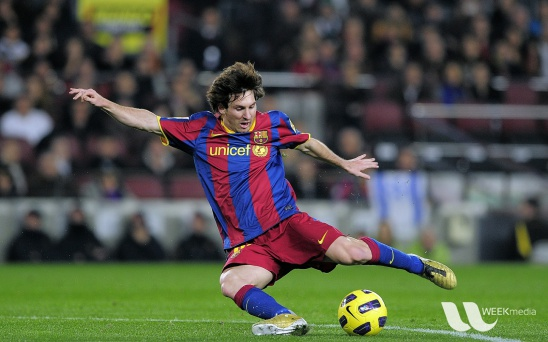
#> input picture messi.jpg, 548 x 342 px; its folder holds only this picture in this run
$ python -i shield_engine.py   (imports and definitions only)   (older library calls are emulated)
#> lines starting #> are read from the running program, lines starting #| are printed output that depends on the picture; after the words box and inside, x2 and y2 are one past the last pixel; in counts of white or black regions, pixels touching at a corner belong together
"""
ARGUS Shield - Core Defense Engine
====================================
Mathematical image processing pipeline for real-time adversarial defense.
Zero-training, ultra-low latency (<15ms) digital signal processing guards
with Stage 1 Dynamic Gating, Stage 2 Telea Patch Inpainting, and Stage 3 Purification.
"""

import time
import numpy as np
import cv2
from typing import Tuple, Dict, Any, List

# Precomputed radial masks cache for FFT efficiency
_SPECTRAL_MASK_CACHE = {}


# [10 lines left out: function _get_spectral_mask, not called in this run]


def calculate_spectral_profile(magnitude: np.ndarray, num_bins: int = 30) -> Tuple[List[float], float]:
    """
    Calculates 1D radial spectral energy distribution from centered 2D FFT magnitude.
    Natural images exhibit ~1/f^alpha power-law decay, whereas adversarial noise
    (FGSM, PGD) creates an elevated plateau/spikes across high frequency radii.

    Returns:
        Tuple of (radial_energy_curve, high_frequency_energy_ratio).
    """
    h, w = magnitude.shape
    cy, cx = h // 2, w // 2
    y, x = np.ogrid[:h, :w]
    distances = np.sqrt((x - cx) ** 2 + (y - cy) ** 2)
    max_radius = np.sqrt(cx ** 2 + cy ** 2)
    norm_distances = distances / (max_radius + 1e-8)

    bins = np.linspace(0, 1.0, num_bins + 1)
    radial_profile = []

    for i in range(num_bins):
        mask = (norm_distances >= bins[i]) & (norm_distances < bins[i + 1])
        if np.any(mask):
            radial_profile.append(float(np.mean(magnitude[mask])))
        else:
            radial_profile.append(0.0)

    # Normalize radial curve (0 to 1 scale)
    max_val = max(radial_profile) if radial_profile else 1.0
    norm_profile = [round(val / (max_val + 1e-8), 4) for val in radial_profile]

    # Calculate high-frequency energy ratio (top 45% spatial frequency zone)
    high_mask = norm_distances > 0.42
    total_energy = float(np.sum(magnitude)) + 1e-8
    high_energy = float(np.sum(magnitude[high_mask]))
    high_freq_ratio = float(high_energy / total_energy)

    return norm_profile, high_freq_ratio


def calculate_reconstruction_error(gray_image: np.ndarray) -> Tuple[float, np.ndarray]:
    """
    Lightweight VAE / Autoencoder reconstruction heuristic.
    Evaluates multi-scale structural decomposition vs original input.
    Adversarial perturbations (e.g., PGD, FGSM) introduce high-frequency residuals
    that deviate sharply from natural structural self-similarity.

    Returns:
        Tuple of (mean_reconstruction_error, residual_map).
    """
    blur_fine = cv2.GaussianBlur(gray_image, (3, 3), 0.8)
    blur_coarse = cv2.GaussianBlur(gray_image, (7, 7), 1.6)
    structural_recon = cv2.addWeighted(blur_fine, 0.65, blur_coarse, 0.35, 0)

    residual_map = cv2.absdiff(gray_image, structural_recon)
    mean_error = float(np.mean(residual_map))
    return mean_error, residual_map


def detect_anomalies(
    image_array: np.ndarray,
    high_freq_threshold: float = 0.40,
    recon_threshold: float = 12.0,
    patch_energy_threshold: float = 82.0,
    compute_visualization: bool = True
) -> Dict[str, Any]:
    """
    Stage 1: Pre-Inference Anomaly Detection
    Combines 2D Fast Fourier Transform spectral analysis with a lightweight VAE
    reconstruction check AND localized color/variance saturation analysis to
    detect both global noise (FGSM/PGD) and physical patches (AdvPatch).

    Parameters:
        image_array: RGB or Grayscale image in uint8 format [H, W, C] or [H, W].
        high_freq_threshold: Ratio threshold of high-frequency energy to total spectral energy.
        recon_threshold: Threshold for VAE reconstruction residual divergence.
        patch_energy_threshold: Threshold for localized high-gradient/chromatic patch cluster.
        compute_visualization: Whether to render the 2D log magnitude heatmap.

    Returns:
        Dict containing anomaly scores, radial curves, flags, and diagnostic spectral metrics.
    """
    if image_array is None or image_array.size == 0:
        return {
            "is_anomalous": False,
            "anomaly_score": 0.0,
            "high_freq_ratio": 0.0,
            "recon_error": 0.0,
            "recon_threshold": recon_threshold,
            "spectral_spike": False,
            "patch_anomaly": False,
            "radial_curve": [0.0] * 30,
            "spectrum_visual": np.zeros((100, 100, 3), dtype=np.uint8)
        }

    # Convert to grayscale uint8
    if len(image_array.shape) == 2:
        gray = image_array
    else:
        gray = cv2.cvtColor(image_array, cv2.COLOR_RGB2GRAY)

    # 1. Fast Fourier Transform (resized to 128x128 for deterministic <4ms execution)
    h_orig, w_orig = gray.shape
    small_gray = cv2.resize(gray, (128, 128), interpolation=cv2.INTER_AREA) if (h_orig > 128 or w_orig > 128) else gray

    f_transform = np.fft.fft2(small_gray.astype(np.float32))
    f_shift = np.fft.fftshift(f_transform)
    magnitude = np.abs(f_shift)

    # Radial frequency distribution & high frequency ratio
    radial_curve, high_freq_ratio = calculate_spectral_profile(magnitude, num_bins=30)

    # 2. VAE Reconstruction Error Heuristic & High-Frequency Noise Check
    recon_error, _ = calculate_reconstruction_error(gray)
    lap_noise = float(np.mean(np.abs(cv2.Laplacian(gray, cv2.CV_32F))))

    # 3. Localized Color & Spatial Gradient Variance Check (Physical Patch Detector)
    lap = np.abs(cv2.Laplacian(gray, cv2.CV_32F))
    gx = cv2.Sobel(gray, cv2.CV_64F, 1, 0)
    gy = cv2.Sobel(gray, cv2.CV_64F, 0, 1)
    grad_mag = np.sqrt(gx**2 + gy**2)
    color_std = np.std(image_array.astype(np.float32), axis=2) if len(image_array.shape) == 3 else np.zeros_like(gray, dtype=np.float32)

    # Combined local variance map
    local_variance = cv2.blur(0.5 * lap + 0.3 * grad_mag + 0.2 * color_std, (13, 13))
    max_variance = float(np.max(local_variance))

    # Check for concentrated physical patch contour
    _, patch_bin = cv2.threshold(local_variance, max(40.0, 0.60 * max_variance), 255, cv2.THRESH_BINARY)
    patch_bin = patch_bin.astype(np.uint8)
    p_contours, _ = cv2.findContours(patch_bin, cv2.RETR_EXTERNAL, cv2.CHAIN_APPROX_SIMPLE)

    patch_anomaly = False
    if p_contours:
        largest_c = max(p_contours, key=cv2.contourArea)
        c_area = cv2.contourArea(largest_c)
        _, c_radius = cv2.minEnclosingCircle(largest_c)
        min_patch_area = (2000.0 / (224.0 * 224.0)) * (h_orig * w_orig)
        if c_area >= min_patch_area and 15.0 <= c_radius <= 75.0:
            patch_anomaly = True

    # Anomaly Decision: Triggers if spectral/noise spike, VAE divergence, OR localized patch variance
    spectral_spike = bool(high_freq_ratio > high_freq_threshold or lap_noise > 35.0)
    recon_divergence = bool(recon_error > 8.9)
    is_anomalous = bool(spectral_spike or recon_divergence or patch_anomaly)

    # Composite normalized anomaly score (0.0 to 100.0)
    spectral_component = min(100.0, (lap_noise / 35.0) * 50.0)
    recon_component = min(100.0, (recon_error / 8.9) * 45.0)

    if patch_anomaly:
        anomaly_score = 92.0
    elif is_anomalous:
        anomaly_score = float(np.clip(max(78.0, 0.55 * spectral_component + 0.45 * recon_component), 0.0, 100.0))
    else:
        anomaly_score = float(np.clip(0.55 * spectral_component + 0.45 * recon_component, 0.0, 60.0))

    # Render colormap spectrum
    if compute_visualization:
        log_mag = 20.0 * np.log(magnitude + 1.0)
        norm_spectrum = cv2.normalize(log_mag, None, 0, 255, cv2.NORM_MINMAX).astype(np.uint8)
        spectrum_colored = cv2.applyColorMap(norm_spectrum, cv2.COLORMAP_VIRIDIS)
        spectrum_rgb = cv2.cvtColor(spectrum_colored, cv2.COLOR_BGR2RGB)
    else:
        spectrum_rgb = None

    return {
        "is_anomalous": is_anomalous,
        "anomaly_score": round(anomaly_score, 2),
        "high_freq_ratio": round(high_freq_ratio, 4),
        "recon_error": round(recon_error, 2),
        "recon_threshold": 8.9,
        "spectral_spike": spectral_spike,
        "patch_anomaly": patch_anomaly,
        "radial_curve": radial_curve,
        "spectrum_visual": spectrum_rgb
    }


# [94 lines left out: functions mask_and_inpaint, purify_input, not called in this run]


def defend_pipeline(image_array: np.ndarray) -> Tuple[np.ndarray, Dict[str, Any]]:
    """
    Unified 4-Stage ARGUS Shield Defense Pipeline with Dynamic Gating.

    Workflow:
    - Stage 1: Pre-Inference Anomaly Detection (FFT Spectral + VAE Error + Localized Patch Check).
    - Dynamic Gating:
        * If is_anomalous == False: Dynamic Gate is BYPASSED to preserve 100% clean image fidelity.
        * If is_anomalous == True: Dynamic Gate is ACTIVE. Triggers Stage 2 (AdvPatch Telea Inpainting)
          and Stage 3 (Fast Input Purification).
    - Monitors exact microsecond execution time via time.perf_counter().

    Returns:
        Tuple of (defended_image, telemetry_dict).
    """
    t0 = time.perf_counter()

    # Stage 1: Detect spectral, reconstruction, and localized patch anomalies
    anomaly_diagnostics = detect_anomalies(image_array, compute_visualization=True)
    is_anomalous = anomaly_diagnostics["is_anomalous"]

    actions_taken = ["Stage 1: Spectral & VAE Anomaly Gate"]
    patch_found = False
    patch_mask = np.zeros((image_array.shape[0], image_array.shape[1]), dtype=np.uint8)

    # Dynamic Gating Decision
    if not is_anomalous:
        gated_bypass = True
        gate_status = "BYPASSED"
        defended_image = image_array.copy()
        actions_taken.append("Dynamic Gating: Bypass Purification (100% Fidelity)")
    else:
        gated_bypass = False
        gate_status = "ACTIVE"

        # Stage 2: Spatial Patch Masking & Inpainting
        patched_img, patch_mask, patch_found = mask_and_inpaint(image_array)
        if patch_found:
            actions_taken.append("Stage 2: AdvPatch Telea Inpainting (r=9)")
            defended_image = patched_img
            actions_taken.append("Stage 3: Bypassed for Inpainted Patch (Preserving Natural Texture)")
        else:
            actions_taken.append("Stage 2: Patch Scan (Clean)")
            # Stage 3: Fast Input Purification (Bit Slicing + Median Smoothing)
            defended_image = purify_input(patched_img)
            actions_taken.append("Stage 3: Bit-Slicing (>>3 <<3) & Median Blur (3x3)")

    elapsed_ms = (time.perf_counter() - t0) * 1000.0

    telemetry = {
        "defense_latency_ms": round(elapsed_ms, 2),
        "meets_sla": elapsed_ms < 15.0,
        "is_anomalous": is_anomalous,
        "dynamic_gated": gated_bypass,
        "gate_status": gate_status,
        "anomaly_score": anomaly_diagnostics["anomaly_score"],
        "high_freq_ratio": anomaly_diagnostics["high_freq_ratio"],
        "recon_error": anomaly_diagnostics["recon_error"],
        "recon_threshold": anomaly_diagnostics["recon_threshold"],
        "patch_anomaly": anomaly_diagnostics["patch_anomaly"],
        "radial_curve": anomaly_diagnostics["radial_curve"],
        "patch_detected": patch_found,
        "patch_mask": patch_mask,
        "spectrum_visual": anomaly_diagnostics["spectrum_visual"],
        "actions_taken": actions_taken
    }

    return defended_image, telemetry

>>> import cv2
>>> picture = cv2.cvtColor(cv2.imread('messi.jpg'), cv2.COLOR_BGR2RGB)
>>> result = defend_pipeline(picture)
#> in detect_anomalies, `small_gray = cv2.resize(gray, (128, 128), interpolation=cv2.INTER_AREA..`:
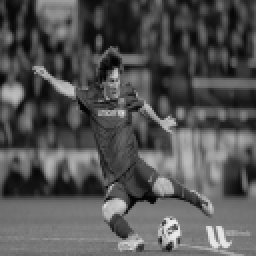
#> small_gray: shape (128, 128) (shown 2 times larger); min 2, max 236, mean 83.3
#> after the loop in calculate_spectral_profile, `for i in range(num_bins):`: radial_profile = 30 values, max 117089 at index 0, min 390.6 at index 28, mean 7660.2
#> in calculate_spectral_profile, `max_val = max(radial_profile) if radial_profile else 1.0`: max_val = 117089
#> in calculate_spectral_profile, `norm_profile = [round(val / (max_val + 1e-8), 4) for val in radial_pro..`: norm_profile = 30 values, max 1 at index 0, min 0.0033 at index 28, mean 0.0654
#> in calculate_spectral_profile, `total_energy = float(np.sum(magnitude)) + 1e-8`: total_energy = 36083222.6
#> in calculate_spectral_profile, `high_energy = float(np.sum(magnitude[high_mask]))`: high_energy = 9952520.4
#> in calculate_spectral_profile, `high_freq_ratio = float(high_energy / total_energy)`: high_freq_ratio = 0.276
#> in detect_anomalies, `radial_curve, high_freq_ratio = calculate_spectral_profile(magnitude, ..`: radial_curve has the same summary as norm_profile in calculate_spectral_profile
#> in calculate_reconstruction_error, `residual_map = cv2.absdiff(gray_image, structural_recon)`:
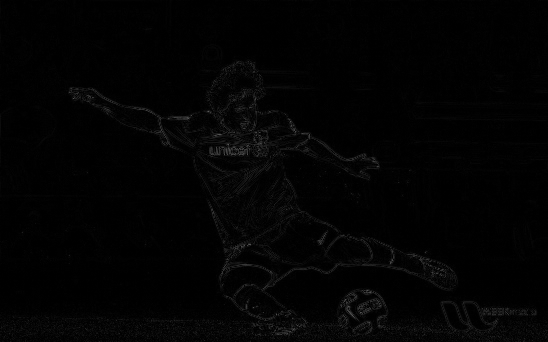
#> residual_map: shape (342, 548); min 0, max 90, mean 2.9
#> in calculate_reconstruction_error, `mean_error = float(np.mean(residual_map))`: mean_error = 2.85
#> in detect_anomalies, `lap_noise = float(np.mean(np.abs(cv2.Laplacian(gray, cv2.CV_32F))))`: lap_noise = 11.76
#> in detect_anomalies, `gy = cv2.Sobel(gray, cv2.CV_64F, 0, 1)`:
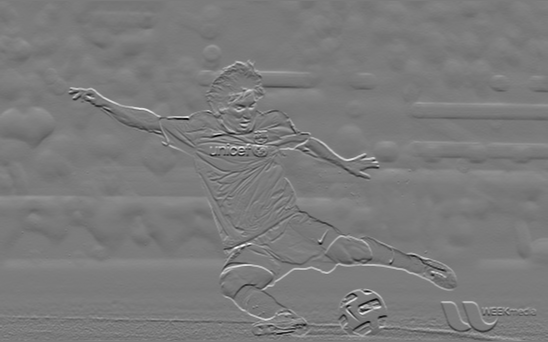
#> gy: shape (342, 548) float64; min -795, max 851, mean 1.3; drawn with min black and max white
#> in detect_anomalies, `local_variance = cv2.blur(0.5 * lap + 0.3 * grad_mag + 0.2 * color_std..`:
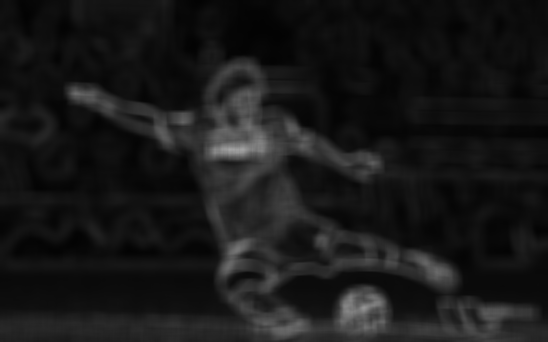
#> local_variance: shape (342, 548) float64; min 3.32, max 166.5, mean 24.7
#> in detect_anomalies, `max_variance = float(np.max(local_variance))`: max_variance = 166.5
#> in detect_anomalies, `_, patch_bin = cv2.threshold(local_variance, max(40.0, 0.60 * max_vari..`:
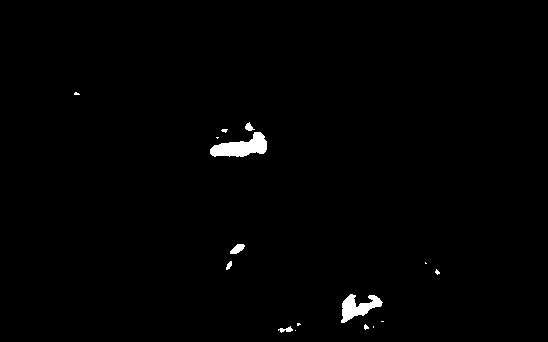
#> patch_bin: shape (342, 548) float64; 0.93% white; 16 white regions (10 under 20 px), largest, box (x1, y1, x2, y2) and area: (210, 132, 267, 157) 824, (341, 294, 383, 323) 592, (230, 244, 245, 254) 95, (278, 326, 293, 333) 51, (245, 122, 255, 131) 50, (226, 261, 232, 270) 33
#> in detect_anomalies, `patch_bin = patch_bin.astype(np.uint8)`: patch_bin: shape (342, 548); 0.93% white; 16 white regions (10 under 20 px)
#> in detect_anomalies, `p_contours, _ = cv2.findContours(patch_bin, cv2.RETR_EXTERNAL, cv2.CHA..`: p_contours = 16 contours, 10 with area under 20; largest, box (x1, y1, x2, y2) and area: (210, 132, 267, 157) 756, (341, 294, 383, 323) 527, (230, 244, 245, 254) 78, (245, 122, 255, 131) 37, (278, 326, 293, 333) 34, (226, 261, 232, 270) 22
#> in detect_anomalies, `largest_c = max(p_contours, key=cv2.contourArea)`: largest_c = contour of 53 points, box (x1, y1, x2, y2) (210, 132, 267, 157), area 756
#> in detect_anomalies, `c_area = cv2.contourArea(largest_c)`: c_area = 756.5
#> in detect_anomalies, `_, c_radius = cv2.minEnclosingCircle(largest_c)`: c_radius = 28.64
#> in detect_anomalies, `spectral_spike = bool(high_freq_ratio > high_freq_threshold or lap_noi..`: spectral_spike = False
#> in detect_anomalies, `spectral_component = min(100.0, (lap_noise / 35.0) * 50.0)`: spectral_component = 16.81
#> in detect_anomalies, `recon_component = min(100.0, (recon_error / 8.9) * 45.0)`: recon_component = 14.43
#> in detect_anomalies, `anomaly_score = float(np.clip(0.55 * spectral_component + 0.45 * recon..`: anomaly_score = 15.74
#> in detect_anomalies, `log_mag = 20.0 * np.log(magnitude + 1.0)`:
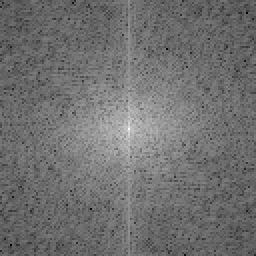
#> log_mag: shape (128, 128) float64 (shown 2 times larger); min 25.02, max 282.5, mean 138.5; drawn with min black and max white
#> in detect_anomalies, `spectrum_colored = cv2.applyColorMap(norm_spectrum, cv2.COLORMAP_VIRID..`:
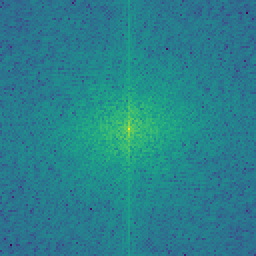
#> spectrum_colored: shape (128, 128, 3) (shown 2 times larger); mean B, G, R 140.3, 129.3, 40.1
#> in defend_pipeline, `anomaly_diagnostics = detect_anomalies(image_array, compute_visualizat..`: anomaly_diagnostics = 9 items
#> in defend_pipeline, `is_anomalous = anomaly_diagnostics["is_anomalous"]`: is_anomalous = False
#> in defend_pipeline, `patch_mask = np.zeros((image_array.shape[0], image_array.shape[1]), dt..`: patch_mask: shape (342, 548); every value is 0

$ run again, on scratch_inpainted.png
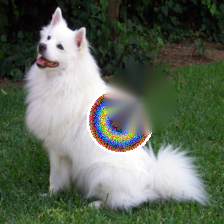
#> input picture scratch_inpainted.png, 224 x 224 px
#> after the loop in calculate_spectral_profile, `for i in range(num_bins):`: radial_profile = 30 values, max 218839.3 at index 0, min 238.6 at index 29, mean 10669.2
#> max_val = 218839.3
#> norm_profile = 30 values, max 1 at index 0, min 0.0011 at index 29, mean 0.0488
#> total_energy = 33130510.5
#> high_energy = 7839063.4
#> in calculate_spectral_profile, `high_freq_ratio = float(high_energy / total_energy)`: high_freq_ratio = 0.237
#> in detect_anomalies, `radial_curve, high_freq_ratio = calculate_spectral_profile(magnitude, ..`: radial_curve has the same summary as norm_profile in calculate_spectral_profile
#> mean_error = 3.99
#> lap_noise = 15.88
#> max_variance = 141.2
#> in detect_anomalies, `_, patch_bin = cv2.threshold(local_variance, max(40.0, 0.60 * max_vari..`:
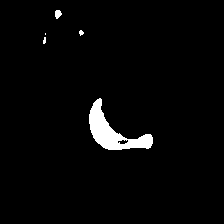
#> patch_bin: shape (224, 224) float64; 2.6% white; 5 white regions (2 under 20 px), largest, box (x1, y1, x2, y2) and area: (89, 98, 153, 150) 1242, (55, 10, 62, 19) 46, (79, 30, 84, 36) 20
#> p_contours = 5 contours, 3 with area under 20; largest, box (x1, y1, x2, y2) and area: (89, 98, 153, 150) 1178, (55, 10, 62, 19) 35
#> largest_c = contour of 79 points, box (x1, y1, x2, y2) (89, 98, 153, 150), area 1178
#> c_area = 1177.5
#> c_radius = 36
#> spectral_spike = False
#> spectral_component = 22.69
#> recon_component = 20.18
#> anomaly_score = 21.56
#> in detect_anomalies, `spectrum_colored = cv2.applyColorMap(norm_spectrum, cv2.COLORMAP_VIRID..`:
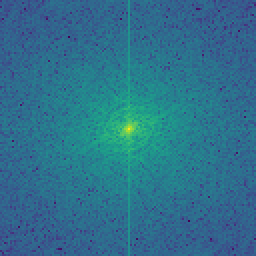
#> spectrum_colored: shape (128, 128, 3) (shown 2 times larger); mean B, G, R 140.6, 113.1, 45.8
#> anomaly_diagnostics = 9 items
#> in defend_pipeline, `is_anomalous = anomaly_diagnostics["is_anomalous"]`: is_anomalous = False
#> patch_mask: shape (224, 224); every value is 0
